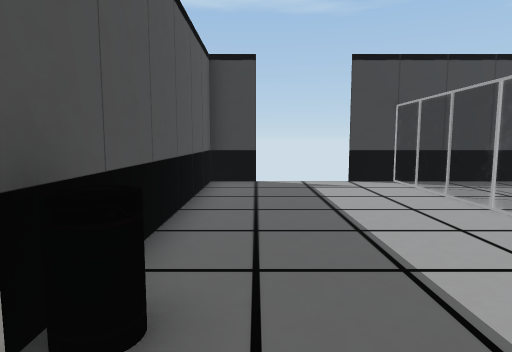
View 1 (above)

15 first-person views from a walk through a scene from a Unity 3-D project. The camera is 1.3 m above the floor, tilts 6° down and sees 75° across. The floor is counted in squares, 1 m on a side. Each view is taken from the middle of a square. On the plan, view 1 faces up. The plan holds only what a view shows up to about 14 squares ahead; the rest is blank. The place goes on beyond the plan. The player character is not drawn. Some surface patterns are stand-ins.

View 2
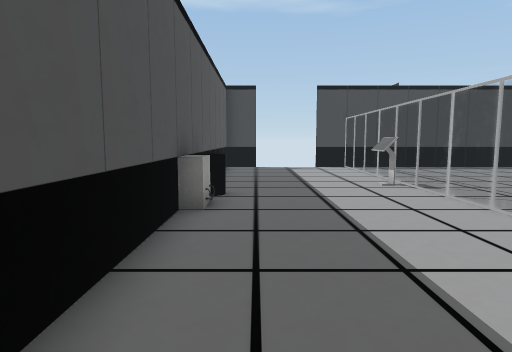

View 3
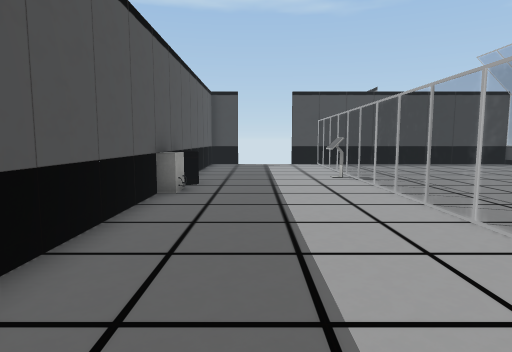

View 4
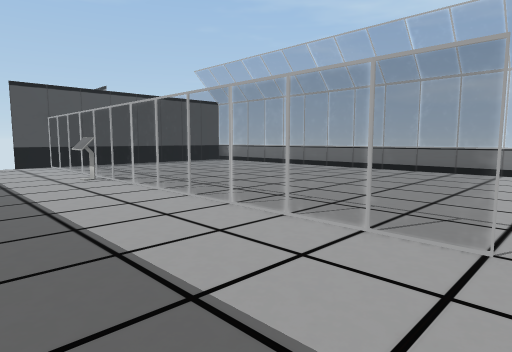

View 5
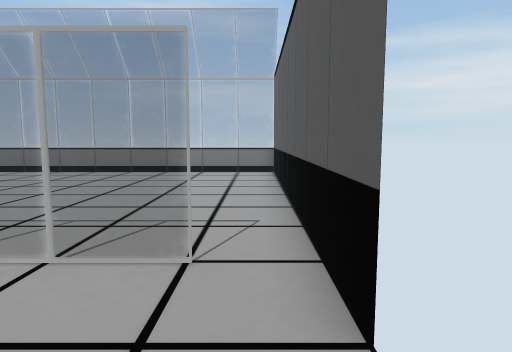

View 6
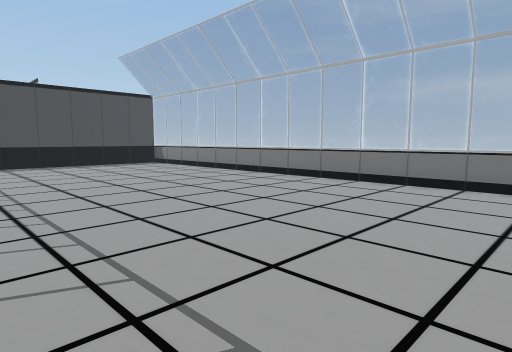

View 7
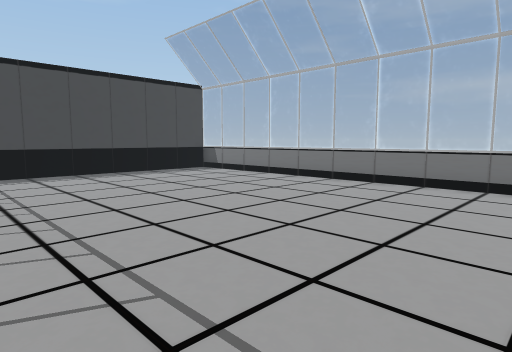

View 8
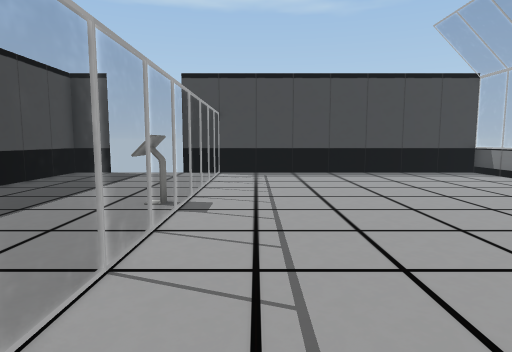

View 9
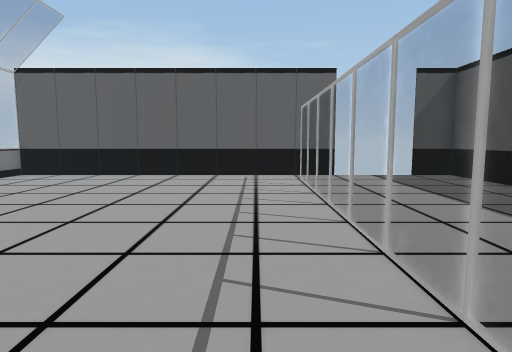

View 10
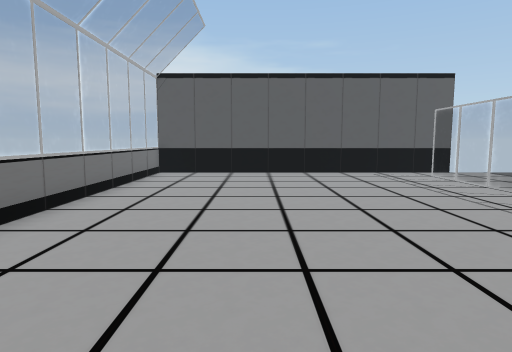

View 11
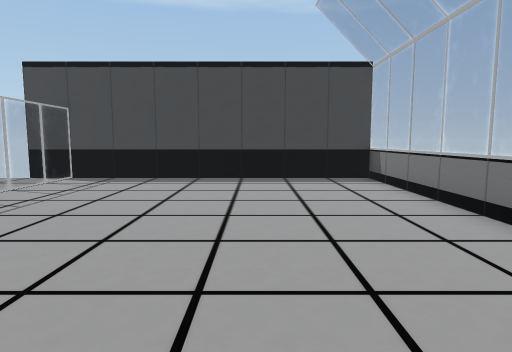

View 12
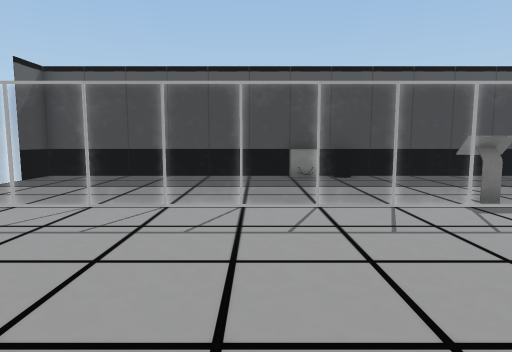

View 13
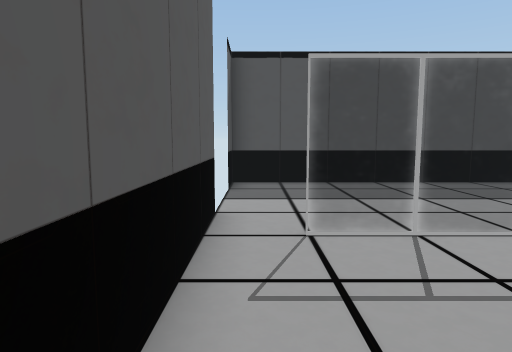

View 14
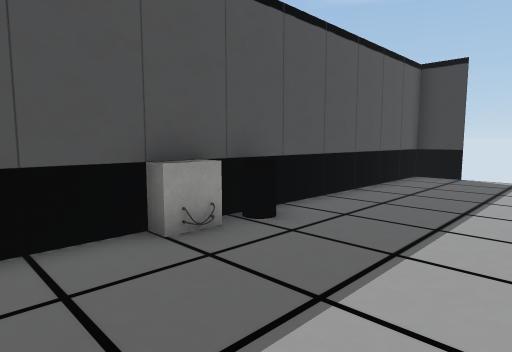

View 15
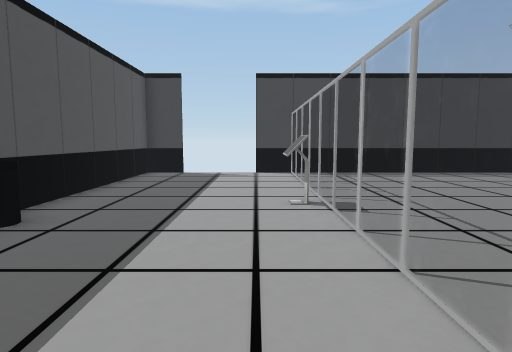

### Floor plan
Key: @ floor where view 1 was taken; # wall or solid block; . floor; = window, fence, low wall or low ledge; B barrel; O other object.
Columns run from 2 left of view 1 to 15 right of it. Each row starts with its distance up from view 1.
 11 ##    ############
 10 #.....=..........#
  9 #.....=..........#
  8 #.....=..........#
  7 #.....=..........#
  6 #.....=..........#
  5 #.....=..........#
  4 #.....O..........#
  3 #.....=..........#
  2 #B....=..........#
  1 #O....=..........#
  0 #O@...=..........#
 -1 #.....=..........#
 -2 #.....=..........#
 -3 #.....=..........#
 -4 #.....=..........#
 -5 #.....=..........#
 -6 #.....=..........#
 -7 #.....=..........#
 -8 #................#
 -9 ##    ############

Where each view was taken, in squares from view 1:
view 1: 0 up, 0 right, facing up
view 2: 6 down, 0 right, facing up
view 3: 8 down, 1 right, facing up
view 4: 8 down, 0 right, facing up-right
view 5: 8 down, 1 right, facing right
view 6: 8 down, 5 right, facing up-right
view 7: 3 down, 5 right, facing up-right
view 8: 3 down, 6 right, facing up
view 9: 4 up, 6 right, facing down
view 10: 5 up, 11 right, facing down
view 11: 1 down, 11 right, facing up
view 12: 1 down, 11 right, facing left
view 13: 8 down, 9 right, facing left
view 14: 2 down, 3 right, facing up-left
view 15: 3 down, 3 right, facing up
